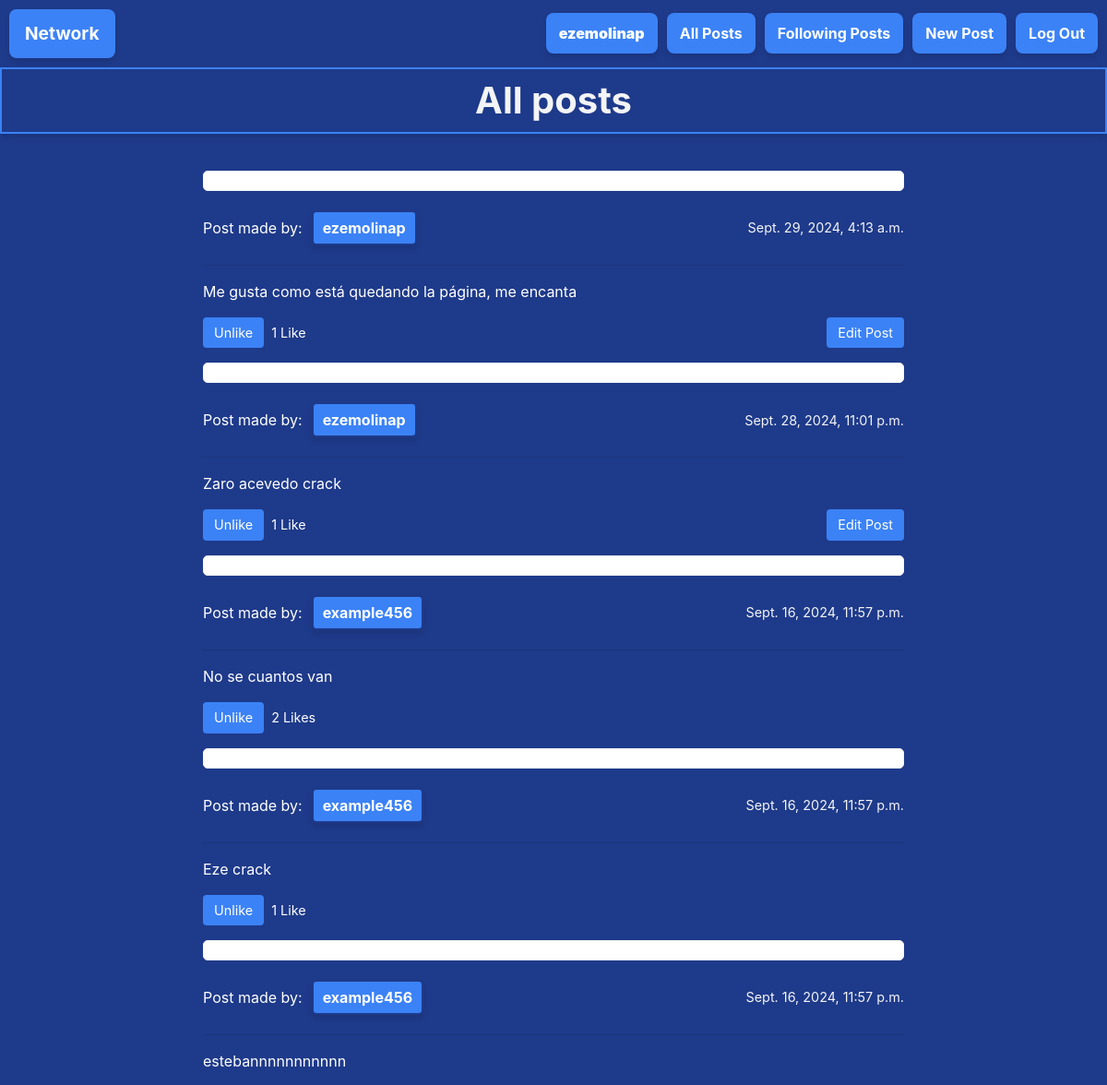
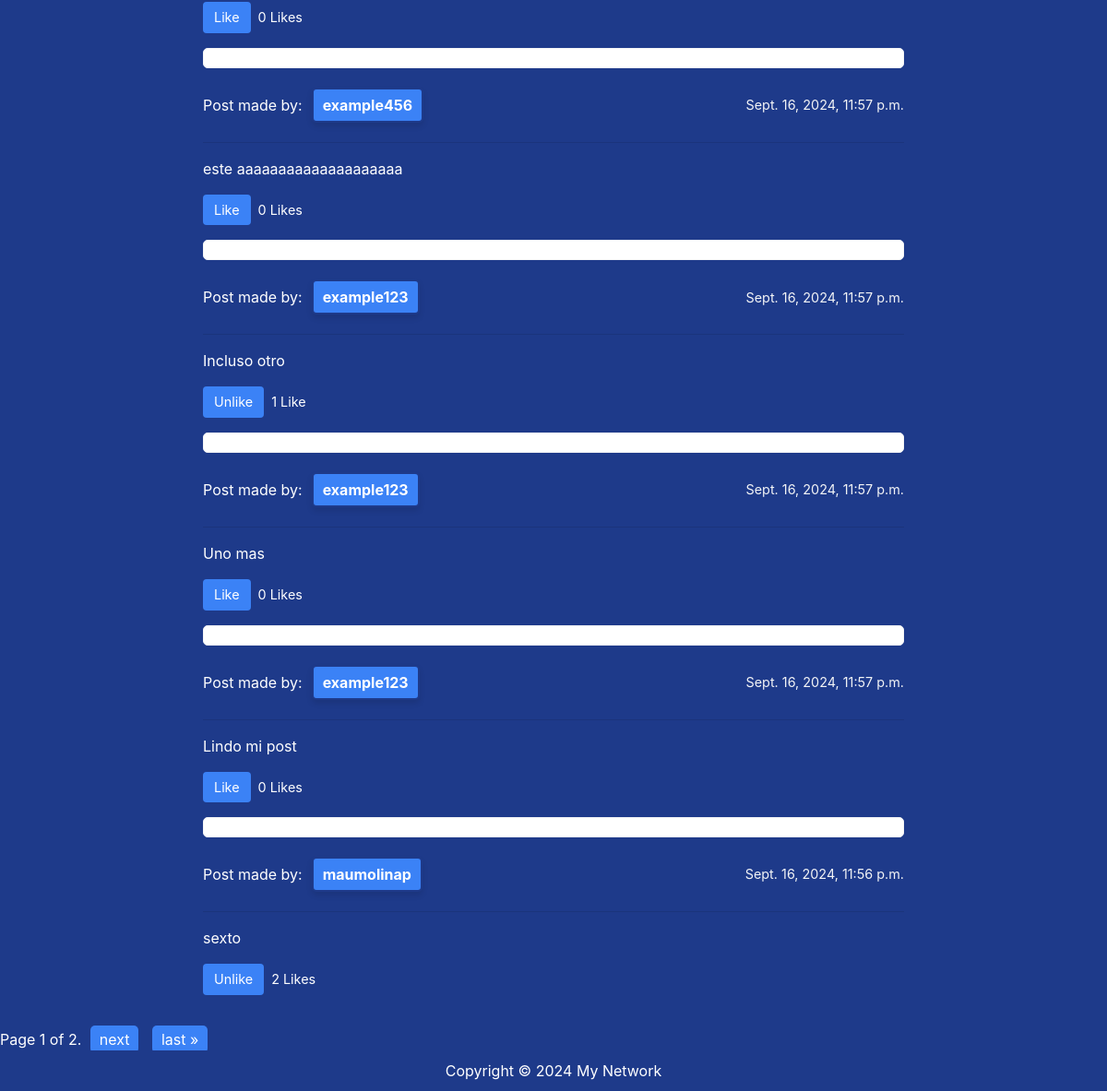
The app's page / (signed in) with its own data (2 pictures, top to bottom).
### network/models.py (models this page shows, shortened)
class User(AbstractUser):
    pass

class Post(models.Model):
    user = models.ForeignKey("User", on_delete=models.CASCADE, related_name="user")
    body = models.TextField(blank=True)
    timestamp = models.DateTimeField(auto_now_add=True)
    likes = models.ManyToManyField(User, related_name="liked_posts", blank=True)
    is_active = models.BooleanField(default=True)
    is_liked = models.BooleanField(default=False)

### network/views.py (the view)
# urls.py: path("", views.index, name="index"),
def index(request):
    active_posts = Post.objects.filter(is_active=True).order_by('-timestamp')
    pagin = paginator(request, active_posts)
    for post in active_posts:
        post.is_liked = post.likes.filter(id=request.user.id).exists()
        post.save()
    return render(request, "network/index.html", {
        "active_posts": pagin["page_posts"],
        "title_page": "All posts",
    })

### network/views.py (called while the page is built)
def paginator(request, posts):
    paginator = Paginator(posts, 10)
    page_num = request.GET.get('page', 1)
    try:
        page_posts = paginator.get_page(page_num)
    except PageNotAnInteger:
        page_posts = paginator.page(1)
    except EmptyPage:
        page_posts = paginator.page(paginator.num_pages)
    return {
        "page_posts": page_posts,
    }

### network/templates/network/index.html (shortened to what this page needs)
{% extends "network/layout.html" %}
{% load static %}
{% block body %}
    <h1 class="principal-title">{{ title_page }}</h1>
    {% if active_posts %}
        <div class="page-div">
            {% for post in active_posts %}
            <p class="post-p">
                <p class="mini-title">
                    Post made by: <a class="post-link principal-button" href="{% url 'profile' post.user %}">{{ post.user }}</a>
                    <span class="timestamp">{{ post.timestamp }}</span>
                </p>
                <hr>
                    <p id="post-body" data-post-id="{{post.id}}" class="post-body">{{ post.body }}</p>
                    <div class="post-actions">
                        <div class="left-actions">
                            {% if request.user.is_authenticated %}
                                <button class="action-button" id="like-post-button-{{ post.id }}">
                                    {% if post.is_liked %}
                                        Unlike
                                    {% else %}
                                        Like
                                    {% endif %}
                                </button>
                            {% endif %}
                            <span class="likes-count" id="likes-count-{{post.id}}">
                                {% if post.likes.count == 1 %}
                                    {{ post.likes.count }} Like
                                {% else %}
                                    {{ post.likes.count }} Likes
                                {% endif %}
                            </span>
                        </div>
                        {% if post.user == request.user %}
                            <div class="right-actions">
                                <button class="action-button" id="edit-post-button-{{post.id}}">Edit Post</button>
                            </div>
                        {% endif %}
                    </div>
            </p>
            {% endfor %}
        </div>
    {% else %}
        No active posts.
    {% endif %}
    <div class="pagination">
        <span class="step-links">
            <span class="current">
                Page {{ active_posts.number }} of {{ active_posts.paginator.num_pages }}.
            </span>
            {% if active_posts.has_next %}
                <a href="?page={{ active_posts.next_page_number }}">next</a>
                <a href="?page={{ active_posts.paginator.num_pages }}">last &raquo;</a>
            {% endif %}
        </span>
    </div>
{% endblock %}

### network/templates/network/layout.html (shortened to what this page needs)
{% load static %}
<!DOCTYPE html>
<html lang="en">
    <head>
        <link rel="stylesheet" href="https://stackpath.bootstrapcdn.com/bootstrap/4.4.1/css/bootstrap.min.css">
        <link href="{% static 'network/styles.css' %}" rel="stylesheet">
    </head>
    <body>
        <nav class="layout-buttons">
            <a class="principal-button" href="{% url 'index' %}">Network</a>
            <div>
              <ul class="ul-button">
                {% if user.is_authenticated %}
                    <li class="layout-item-button">
                        <a class="nav-link" href="{% url 'profile' user.username %}" id="profile"><strong>{{ user.username }}</strong></a>
                    </li>
                {% endif %}
                <li class="layout-item-button">
                  <a class="nav-link" href="{% url 'index' %}">All Posts</a>
                </li>
                {% if user.is_authenticated %}
                    <li class="layout-item-button">
                        <a class="nav-link" href="{% url 'following_posts' %}">Following Posts</a>
                    </li>
                    <li class="layout-item-button">
                        <a class="nav-link" href="{% url 'new_post' %}">New Post</a>
                    </li>
                    <li class="layout-item-button">
                        <a class="nav-link" href="{% url 'logout' %}">Log Out</a>
                    </li>
                {% endif %}
              </ul>
            </div>
          </nav>
        <div class="body">
            {% block body %}
            {% endblock %}
        </div>
        <footer class="footer">
            <div class="footer-content">
                <p>Copyright © 2024 My Network</p>
            </div>
        </footer>
    </body>
</html>

### network/static/network/styles.css (style rules this page uses)
:root { --azul-oscuro: #1E3A8A; --azul-claro: #3B82F6; --blanco: #FFFFFF; --gris-claro: #F3F4F6; --naranja: #F97316; --verde: #10B981; }
.principal-title { color: var(--gris-claro); background-color: var(--azul-oscuro); padding: 10px 20px; text-align: center; font-size: 2.5em; font-weight: bold; box-shadow: 0 4px 6px rgba(0, 0, 0, 0.1); border: 2px solid var(--azul-claro); margin-bottom: 20px; }
.layout-buttons { display: flex; justify-content: space-between; align-items: center; background-color: var(--azul-oscuro); padding: 10px; }
.principal-button, .nav-link { color: var(--blanco); background-color: var(--azul-claro); padding: 10px 15px; text-decoration: none; border-radius: 8px; font-weight: bold; transition: background-color 0.3s ease, border 0.3s ease; box-shadow: 0 4px 6px rgba(0, 0, 0, 0.1); border: 2px solid transparent; }
.ul-button { list-style: none; display: flex; gap: 10px; margin: 0; }
.pagination a { padding: 5px 10px; background-color: var(--azul-claro); color: var(--blanco); border-radius: 5px; margin: 0 5px; text-decoration: none; }
.layout-item-button { display: inline-block; }
.principal-button { font-size: 1.2em; background-color: var(--azul-claro); }
.layout-item-button .nav-link { padding: 8px 12px; }
body { background-color: var(--azul-oscuro); color: var(--blanco); }
.page-div { max-width: 800px; margin: 0 auto; padding: 20px; }
.post-p { background-color: var(--blanco); border: 1px solid var(--gris-claro); border-radius: 5px; padding: 10px; }
.mini-title { display: flex; justify-content: space-between; align-items: center; }
.timestamp { margin-left: auto; font-size: 0.9em; color: var(--gris-claro); }
.post-body { margin-top: 10px; }
.post-actions { display: flex; justify-content: space-between; align-items: center; margin-top: 10px; }
.left-actions { display: flex; align-items: center; }
.action-button { padding: 6px 12px; font-size: 0.9em; color: var(--blanco); background-color: var(--azul-claro); border: none; border-radius: 4px; cursor: pointer; transition: background-color 0.3s; }
.likes-count { margin-left: 8px; font-size: 0.9em; }
.right-actions { margin-left: auto; }
.post-link { background-color: var(--azul-claro); color: var(--blanco); padding: 5px 10px; margin: 5px 10px; text-decoration: none; border: 2px solid var(--azul-oscuro); border-radius: 5px; font-size: 16px; display: inline-block; transition: background-color 0.3s, border 0.3s; }
footer { background-color: var(--azul-oscuro); color: var(--blanco); text-align: center; padding: 10px 0; position: relative; bottom: 0; width: 100%; }
.footer-content p { margin: 0; }

### records on screen
User: username "ezemolinap"
Post: user "ezemolinap", timestamp "Sept. 29, 2024, 4:13 a.m.", body "Me gusta como está quedando la página, me encanta", is_liked "Unlike", likes.count "1"
Post: user "ezemolinap", timestamp "Sept. 28, 2024, 11:01 p.m.", body "Zaro acevedo crack", is_liked "Unlike", likes.count "1"
Post: user "example456", timestamp "Sept. 16, 2024, 11:57 p.m.", body "No se cuantos van", is_liked "Unlike", likes.count "2"
Post: user "example456", timestamp "Sept. 16, 2024, 11:57 p.m.", body "Eze crack", is_liked "Unlike", likes.count "1"
Post: user "example456", timestamp "Sept. 16, 2024, 11:57 p.m.", body "estebannnnnnnnnnn", is_liked "Like", likes.count "0"
Post: user "example456", timestamp "Sept. 16, 2024, 11:57 p.m.", body "este aaaaaaaaaaaaaaaaaaaa", is_liked "Like", likes.count "0"
Post: user "example123", timestamp "Sept. 16, 2024, 11:57 p.m.", body "Incluso otro", is_liked "Unlike", likes.count "1"
Post: user "example123", timestamp "Sept. 16, 2024, 11:57 p.m.", body "Uno mas", is_liked "Like", likes.count "0"
Post: user "example123", timestamp "Sept. 16, 2024, 11:57 p.m.", body "Lindo mi post", is_liked "Like", likes.count "0"
Post: user "maumolinap", timestamp "Sept. 16, 2024, 11:56 p.m.", body "sexto", is_liked "Unlike", likes.count "2"

### other values on screen
{{ title_page }} "All posts"
{{ active_posts.number }} "1"
{{ active_posts.paginator.num_pages }} "2"
